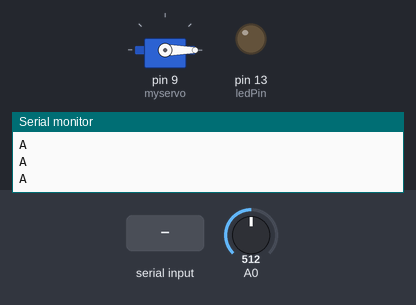
This sketch was run on a simulated Arduino Uno, built with avr-gcc and run on an emulated ATmega328P. Parts: servo, output pins drawn as LEDs (lit = HIGH), the last lines printed to the serial monitor. The test bench sets the inputs (shaded band); at power-on: A0 = 512.

Above: at 1.0 s.
1.1 s: "1" received over Serial
At 1.7 s:
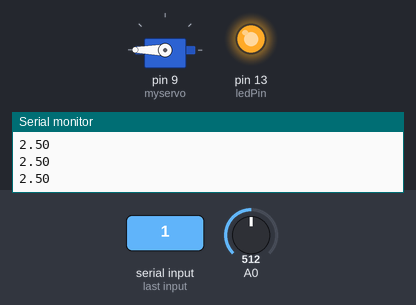
Timing chart, 0 to 4.1 s (numbered marks = the images above; inputs shaded):
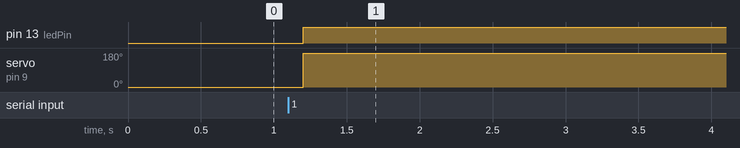

Measured:
- after the input at 1.1 s, pin 13 (ledPin): LOW → HIGH after 0.10 s; servo on pin 9 (myservo): 0° → 180° after 0.10 s

The sketch:

Arduino.ino
```cpp
// Test data for DAS (LED and Servo and some Analog Voltage values (can easily be a transducer))

#include <Servo.h>

Servo myservo;                               // create servo object

char val;                                    // Data received from the serial port
int ledPin = 13;                             // LED pin will be 13
boolean ledState = LOW;                      // Toggle LED

void setup() {
  pinMode(ledPin, OUTPUT);                   // Set pin as OUTPUT
  myservo.attach(9);                         // Servo connected to pin 9
  myservo.write(0);                          // Initialize servo position to zero
  Serial.begin(9600);                        // Baud rate of 9600 - Make sure to match with Processing code
  establishContact();                        // send a byte to establish contact until responce received
}


void loop(){
  if (Serial.available() > 0) {               // If data is available
    val = Serial.read();                      // Store data in val (if available)

    if(val == '1') {                          // If val is == 1
       ledState = HIGH;                       // Toggle the LED
       digitalWrite(ledPin, ledState);

       myservo.write(180);                    // Move servo 180 degrees
    }
  }

    else {                                    // This is where the altitude or other transducers would go (A0 for now)
    int sensorValue = analogRead(A0);
    float voltage = sensorValue * (5.0 / 1023.0);
    Serial.println(voltage);
    }
}


void establishContact() {                      // Syncing arduino and processing together - establish connection
  while (Serial.available() <= 0) {            // Need data in serial
  Serial.println("A");                         // send "A", communication with processing
  delay(300);                                  // Pause so we dont overload
  }
}
```
